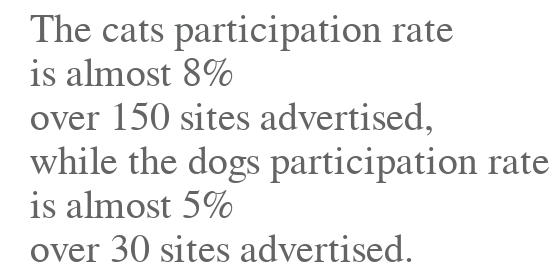

Here is the notebook cell this chart was saved with:
### Code cell
text = ["The cats participation rate",
        "is almost 8%",
        "over 150 sites advertised,", 
        "while the dogs participation rate",
        "is almost 5%",
        "over 30 sites advertised."]

heading = pd.DataFrame([{'text' : text }])

text = alt.Chart(heading).mark_text(
    fontSize=20, 
    color=color,
    align='left',
    y = 0
).encode(
    text='text:N',
)

text

### Figure 1 — Vega-Lite specification as saved in the notebook (floating-point values rounded to 4 significant figures)
{"config": {"view": {"continuousWidth": 300, "continuousHeight": 300}}, "data": {"name": "data-ec898dbcdcfc5738df234838b31e54e2"}, "mark": {"type": "text", "align": "left", "color": "#636466", "fontSize": 20, "y": 0}, "encoding": {"text": {"field": "text", "type": "nominal"}}, "$schema": "https://vega.github.io/schema/vega-lite/v5.8.0.json", "datasets": {"data-ec898dbcdcfc5738df234838b31e54e2": [{"text": ["The cats participation rate", "is almost 8%", "over 150 sites advertised,", "while the dogs participation rate", "is almost 5%", "over 30 sites advertised."]}]}}
